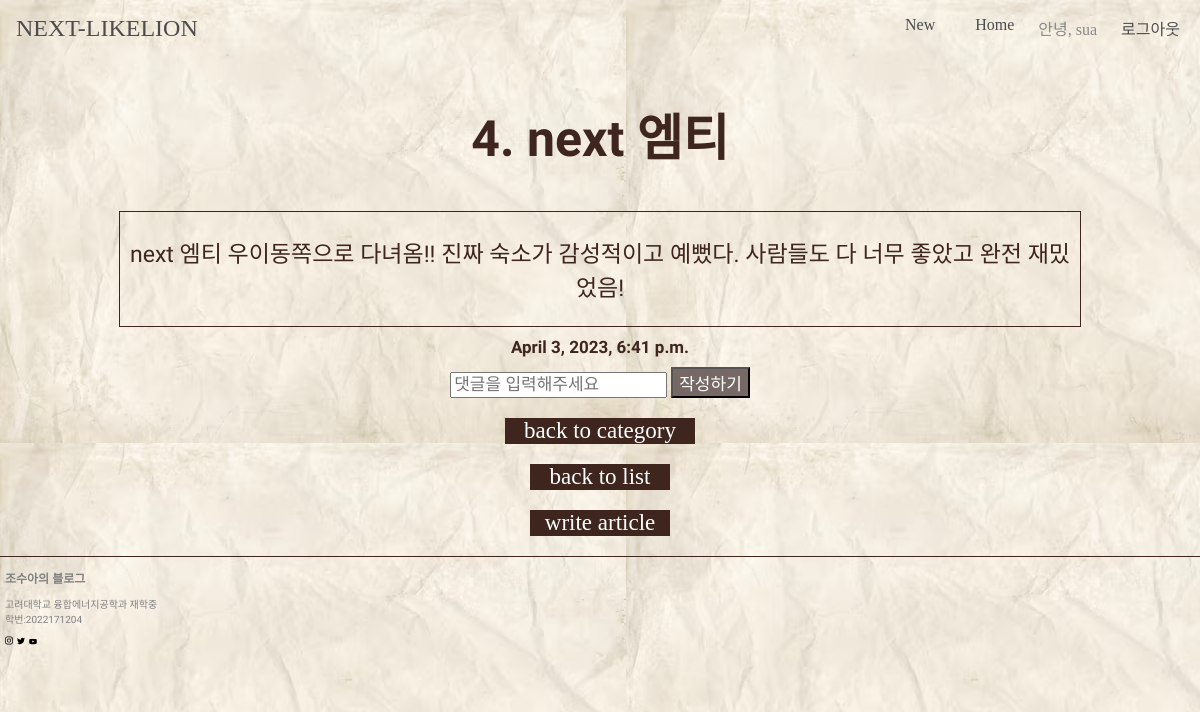
Before: /detail/4 (signed in) with the older database file.
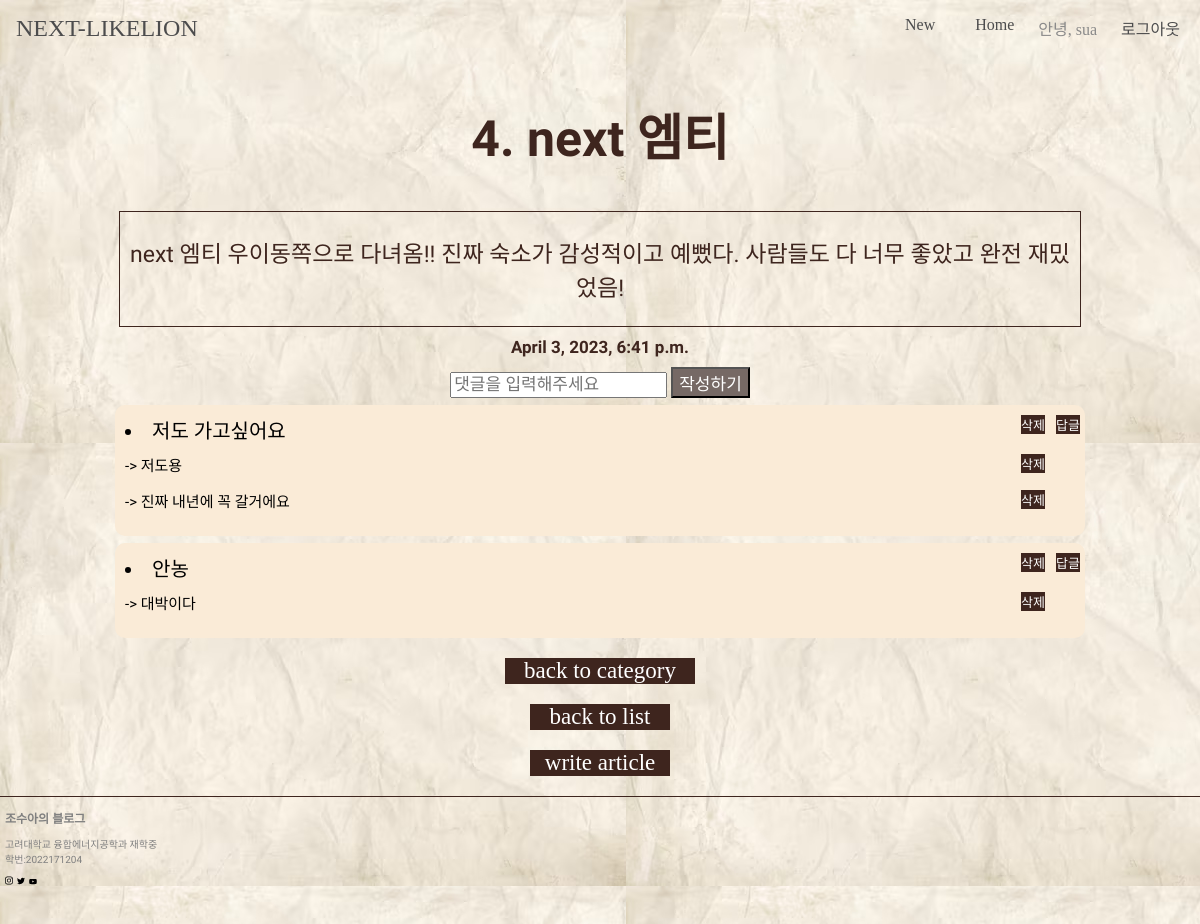
After: the same page with the newer database file.
### blogApp/models.py (models this page shows, shortened)
class Article(models.Model):
    title = models.CharField(max_length= 200)
    content = models.TextField()
    category = models.CharField(max_length=10, null = True)
    updated_at = models.DateTimeField(auto_now = True)
    author = models.ForeignKey(User, on_delete=models.CASCADE, related_name='posts', default=1)

class Comment(models.Model):
    article = models.ForeignKey(Article, on_delete = models.CASCADE, related_name="comments")
    content = models.TextField()
    author = models.ForeignKey(User, on_delete=models.CASCADE, related_name='comments')

class Recomment(models.Model):
    comment = models.ForeignKey(Comment, on_delete = models.CASCADE, related_name="recomments")
    recontent = models.TextField()

### blogApp/views.py (the view, shortened to what this page needs)
# urls.py: path('detail/<int:article_id>', views.detail, name = 'detail'),
def detail(request, article_id):
    article = Article.objects.get(id = article_id)
    post_date = article.updated_at
    return render(request, 'detail.html', {'article' : article, 'post_date' : post_date})

### blogApp/templates/detail.html (shortened to what this page needs)
{% extends 'base.html' %}
{% block css %}
{% load static %}
<link rel="stylesheet" type="text/css" href="{% static 'detail.css' %}">
{% endblock %}
{% block content %}
<h2><strong>{{article.id}}. {{article.title}}</strong></h2>
    <div class = 'content'><p>{{article.content}}</p></div>
    <div class="date">{{post_date}}</div>
    <form method="POST">
        <input type = "text" name = "content" placeholder = "댓글을 입력해주세요" />
        <button type = "submit">작성하기</button>
    </form>
    {% for comment in article.comments.all %}
    <div class="comment">
        <li class = "comments"><span>{{comment.content}}</span>
            {% if user.pk == comment.author.pk and user.is_authenticated %}
            <a href="{% url 'delete-comment' article.id comment.id %}" class = "delete">삭제</a>
            <a href="{% url 'recomment' article.id comment.id %}" class = "reply">답글</a>
            {% endif %}
        </li>
        {% for recomment in comment.recomments.all %}
        <ul class = "recomment">-> <span>{{recomment.recontent}}</span>
            <a href="{% url 'delete-recomment' article.id comment.id recomment.id%}" class = "delete">삭제</a>
        </ul>
        {% endfor %}
    </div>
    {% endfor %}
    <div class="name plus">
        <a href="{% url 'category' article.category %}">back to category</a>
    </div>
    <div class="name">
        <a href = "{% url 'list' %}">back to list</a>
    </div>
    <div class="name">
        <a href = "{% url 'new' %}">write article</a>
    </div>
{% endblock %}

### blogApp/templates/base.html (shortened to what this page needs)
<!DOCTYPE html>
<html lang="en">
<head>
    {% load account socialaccount %}
    {% load static %}
    <link rel="stylesheet" type = "text/css" href= "{% static 'base.css'%}" />
    {% block css %} {% endblock css %}
</head>
<body>
    <nav id="navbar">
        <div class="navbar__logo">
          <a href="{% url 'list' %}">NEXT-LIKELION</a>
        </div>
        <ul class="navbar__menu">
          <li class="navbar__menu__item">
            <a href="{% url 'new' %}">New</a>
          </li>
          <li class="navbar__menu__item">
            <a href="{% url 'list' %}">Home</a>
          </li>
          {% if user.is_authenticated %}
          <span class="navbar__menu__item">안녕, {{user.username}}</span>
          <li class="navbar__menu__item">
            <a href="{% url 'logout'%}">로그아웃</a>
          </li>
          {% endif %}
        </ul>
    </nav>
    {% block content %} {% endblock content %}
    <div class="footer">
        <p class = 'blogname'><strong>조수아의 블로그</strong></p><br/>
        <p class = 'info'>고려대학교 융합에너지공학과 재학중<br/>학번:2022171204<br/></p>
        <div class="sns_icon">
            {% load static %}
            <a href = "https://www.instagram.com/_3sua3/" ><img src="{% static './instagram.svg' %}"></a>
            <a href = "https://www.instagram.com/_3sua3/"><img src = "{% static './twitter.svg' %}"></a>
            <a href = "https://www.instagram.com/_3sua3/"><img src = "{% static './youtube.svg' %}"></a>
        </div>
    </div>
</body>
</html>

### blogApp/static/base.css (style rules this page uses)
body { background-image: url('./old-crumpled-paper-texture-background_118047-12865.avif'); display: flex; flex-direction: column; align-items: center; }
.footer { width: 100%; border-top: 1px solid #3E251E; position: relative; bottom: -20px; display: flex; flex-direction: column; align-items: flex-start; padding-left: 10px; }
.footer p { font-family: 'Nanum Myeongjo', serif; color: gray; text-align: start; }
.blogname { font-size: 12px; }
.info { font-size: 10px; position: relative; top: -30px; }
.sns_icon { position: relative; top: -35px; white-space: nowrap; }
:root { --color-white: #ffffff; --color-dark-grey: #8f8f8f; --color-light-grey: #ebebeb; --color-blue: #668efd; --color-black: #4c4c4d; --font-large: 48px; --font-medium: 28px; --font-regular: 18px; --font-small: 16px; --font-micro: 14px; --weight-bold: 700; --weight-semi-bold: 500; --weight-regular: 400; --size-border-radius: 4px; }
body { margin: 0; width: 100%; background-color: aliceblue; }
a { text-decoration: none; color: var(--color-black); }
ul { list-style: none; padding-left: 0; }
#navbar { width: 100%; display: flex; justify-content: space-between; align-items: center; transition: all 300ms ease-in-out; z-index: 1; color: #898989; }
.navbar__logo { padding: 8px 16px; font-size: 24px; }
.navbar__menu { display: flex; padding-left: 0; }
.navbar__menu .navbar__menu__item { margin: 0 4px; cursor: pointer; color: #898989; }
.navbar__menu .navbar__menu__item a { padding: 8px 16px; }

### blogApp/static/detail.css (style rules this page uses)
body { background-image: url('./old-crumpled-paper-texture-background_118047-12865.avif'); display: flex; flex-direction: column; align-items: center; }
h2 { font-family: 'Nanum Myeongjo', serif; font-size: 50px; color: #3E251E; text-align: center; font-weight: 900; }
p { font-family: 'Nanum Myeongjo', serif; font-size: 23px; color: #3E251E; text-align: center; font-weight: 500; }
.date { font-family: 'Nanum Myeongjo', serif; font-size: 17px; color: #3E251E; text-align: center; font-weight: 700; margin-top: 10px; }
.content { border: 1px solid #3E251E; width: 80%; height: 80%; }
.name { margin-top: 20px; width: 140px; background-color: #3E251E; text-align: center; }
.name a { font-family: 'Droid Serif'; font-size: 23px; color: white; }
.plus { width: 190px; }
form { margin-top: 10px; }
form input, button { font-family: 'Droid Serif'; font-size: 17px; color: #3E251E; }
form button { background-color: #766965; color: white; }
.comment { width: 80%; background-color: antiquewhite; text-align: start; margin-top: 7px; padding-left: 10px; font-family: 'Nanum Myeongjo', serif; padding-top: 10px; position: relative; border-radius: 10px; padding-bottom: 5px; }
.comment .reply { position: absolute; right: 5px; font-size: 13px; background-color: #3E251E; color: white; }
.comment .delete { position: absolute; right: 40px; font-size: 13px; background-color: #3E251E; color: white; }
.comment .comments { font-size: 20px; }
.comment .recomment { position: relative; top: -5px; font-size: 15px; }

Changed rows visible on the page:
added Comment: content "저도 가고싶어요", shows "삭제"
added Recomment: recontent "저도용", shown under "저도 가고싶어요"
added Recomment: recontent "진짜 내년에 꼭 갈거에요", shown under "저도 가고싶어요"
added Comment: content "안농", shows "삭제"
added Recomment: recontent "대박이다", shown under "안농"
